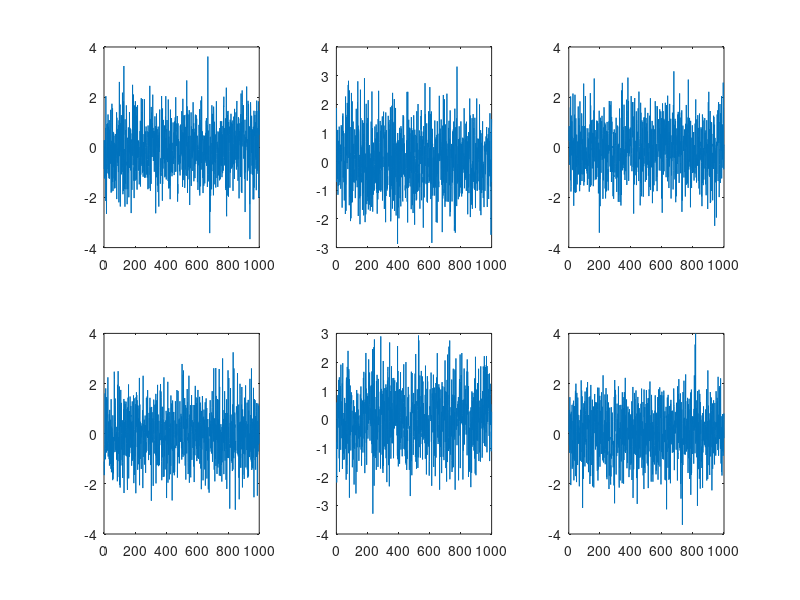
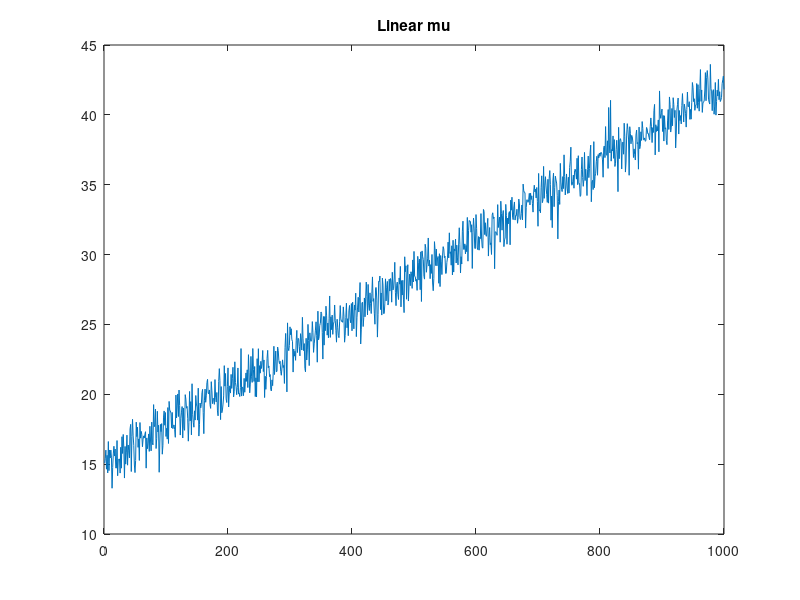
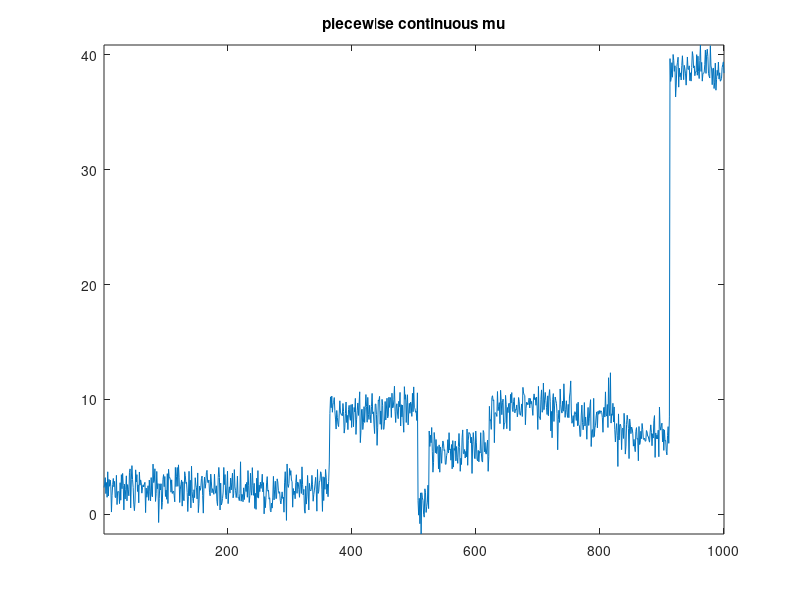
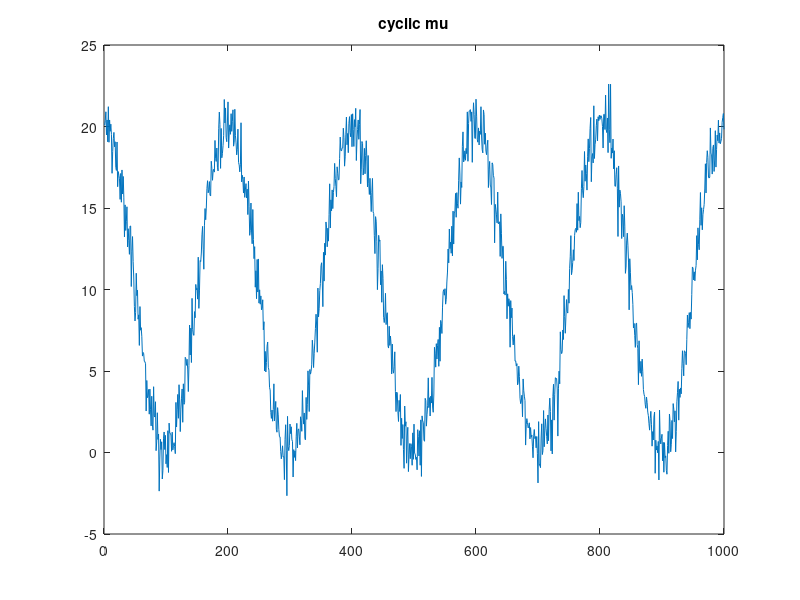

MATLAB code for these plots, in order:
%% Signal Processing
% Lab 02

% Exercise 1
% Generation of nonstationary random processes defined as
% X[n] = sigma[n] * F[N] + mu[n] 

close all, clear all, clc;

% where F [n] is a discrete-time white Gaussian noise with zero mean and 
% unit variance, whereas sigma[n] and mu[n] are deterministic functions. 

% !!! NOTE: mu[n] is here called u[n] in order to avoid conflicts with the
% function mu(...). !!!


% !!! NOTE: sigma[n] is here called o[n] in order to avoid conflicts with the
% function sigma(...). !!!

MAX_LENGTH = 1000; % max number of points to sample

n = 1:1:MAX_LENGTH; % x-axis coordinate

%% Step 1
% Generate and plot M = 6 realizations of F [n]. Plot the realizations 
% on the same figure, by using the subplot function.

M = 6; 
figure;

for i=1:M
    F = randn (1,MAX_LENGTH);
    subplot(2,3,i);
    plot (n, F);
end

%% Step 2
% Take sigma[n]=1 and, by changing the function mu[n], generate a random 
% process X[n] with time-varying mean.

o = ones(1,MAX_LENGTH);
u = zeros(1,MAX_LENGTH);

% Linear mu
% mu changes linearly between mu1 and mu2 (arbitrarily chosen)
mu1 = 15; 
mu2 = 42;

u = linspace(mu1,mu2, MAX_LENGTH);

X = o .* F + u;
% subplot(3,1,1);
figure;
plot (n,X);
title('Linear mu');

% Piecewise constant mu
% mu is constant over an interval, but changes from an interval to another

clear u;

n_intervals = MAX_LENGTH/10; % arbitrarily decided
tot_len = 1;

while tot_len < MAX_LENGTH
    interval_length = round(randn(1)*(2*n_intervals+1)); % random inteval length with normal distribution
%     interval_length = round(rand()*(2*n_intervals+1)); % random inteval length with uniform distribution
    
    tot_len = tot_len + interval_length; 
    if (tot_len<1) % boundary check
        tot_len=1;
    end
    if (tot_len > MAX_LENGTH) % exit the loop when the last position is reached
        interval_length = -MAX_LENGTH + tot_len;
        tot_len = MAX_LENGTH;
        val = rand()*50 ;
        u(tot_len-interval_length:tot_len) = val;
        break;
    end
    val = rand()*10;
    u(tot_len-interval_length:tot_len) = val;
end

X = o .* F + u;

% plot (n, mu, 'o');
% subplot(3,1,2);mu
figure;
plot (n, X);      
title('piecewise continuous mu');
axis tight

% Cyclic mu
% mu is a sinusoid which oscillates between two arbitrary values mu1 and
% mu2

mu1 = 5; 
mu2 = 15;

A = abs(mu1-mu2); % find the amplitude
bias = (mu1+mu2)/2; % find the middle point

T = 200; % oscillation period

clear u;
u = A * cos ( 2*pi/T*n ) + bias;

X = o .* F + u;

% plot (n, mu, '-');
% subplot(3,1,3);
figure;
plot (n, X);   
title('cyclic mu');

%% Step 3
% Take mu[n]=1 and, by changing sigma[n], generate a random process with 
% time-varying variance. 

u = ones(1,MAX_LENGTH);

o = ones(1,MAX_LENGTH);

% Linear sigma
% sigma changes linearly between mu1 and mu2
sigma1 = 0; 
sigma2 = 42;

o = linspace(sigma1,sigma2, MAX_LENGTH);

X = o .* F + u;
% subplot(3,1,1);
figure;
plot (n,X);
title('linear sigma');

% Piecewise constant sigma
% sigma is constant over an interval, but changes from an interval to another

clear o;

n_intervals = MAX_LENGTH/10;
tot_len = 1;

while tot_len < MAX_LENGTH
    interval_length = round(randn(1)*(2*n_intervals+1)); % random inteval length with normal distribution
%     interval_length = round(rand()*(2*n_intervals+1)); % random inteval length with uniform distribution

    tot_len = tot_len + interval_length ;           
    if (tot_len<1)
        tot_len=1;
    end
    if (tot_len > MAX_LENGTH)
        interval_length = -MAX_LENGTH + tot_len;
        tot_len = MAX_LENGTH;
        val = rand()*10;
        o(tot_len-interval_length:tot_len) = val;
        break;
    end
    val = rand()*10;
    o(tot_len-interval_length:tot_len) = val;
end

X = o .* F + u;

% plot (n, mu, 'o');
% subplot(3,1,2);
figure;
plot (n, X);      
title('piecewise constant sigma');

% Cyclic sigma
% sigma is a sinusoid which oscillates between two arbitrary values sigma1 and
% sigma2

sigma1 = 12; 
sigma2 = 23;

A = abs(sigma1-sigma2);
bias = (sigma1+sigma2)/2;

T = 200;

clear o;
o = A * cos ( 2*pi/T*n ) + bias;

X = o .* F + u;

% plot (n, mu, '-');
figure;
% subplot(3,1,3);
plot (n, X);   
title('cyclic sigma');
